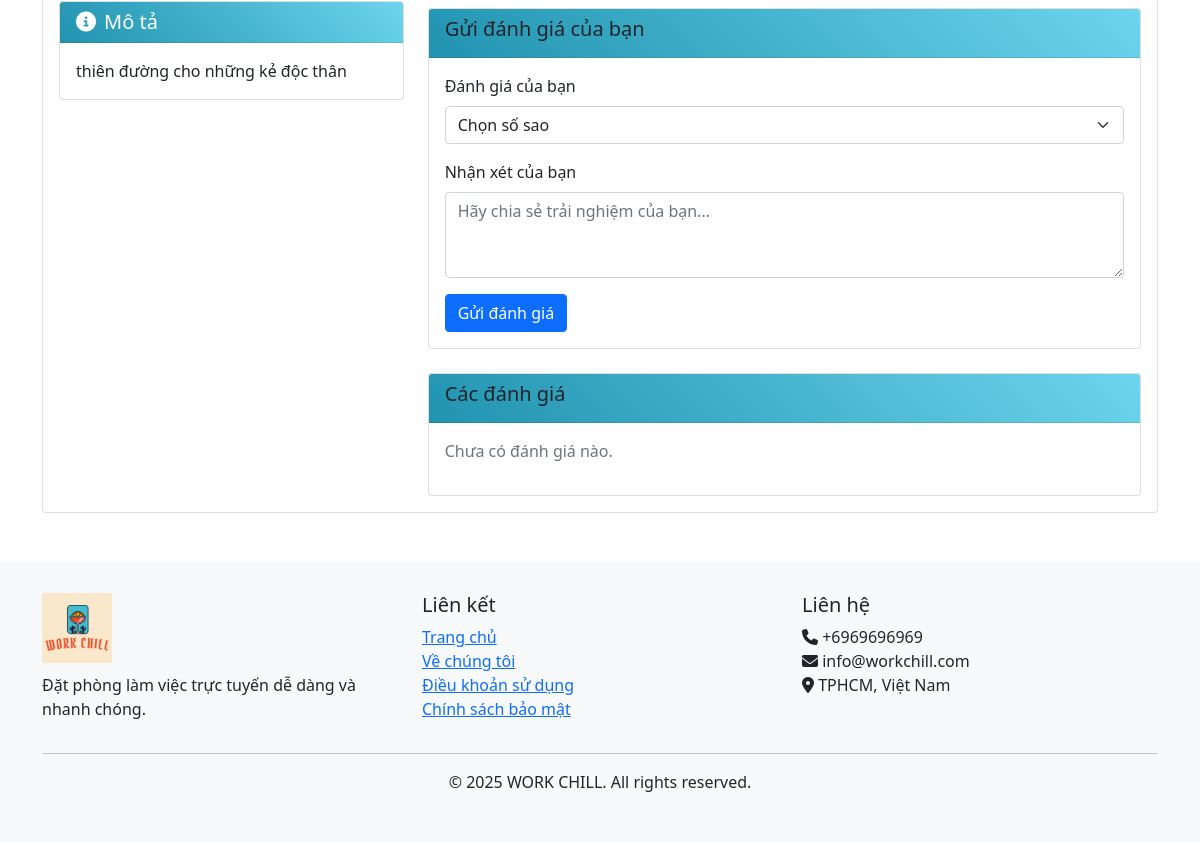
/pod/0a66613f-e859-4c0c-b740-e6e324bf74fa/ (lower part), run on an earlier commit of the app's database.
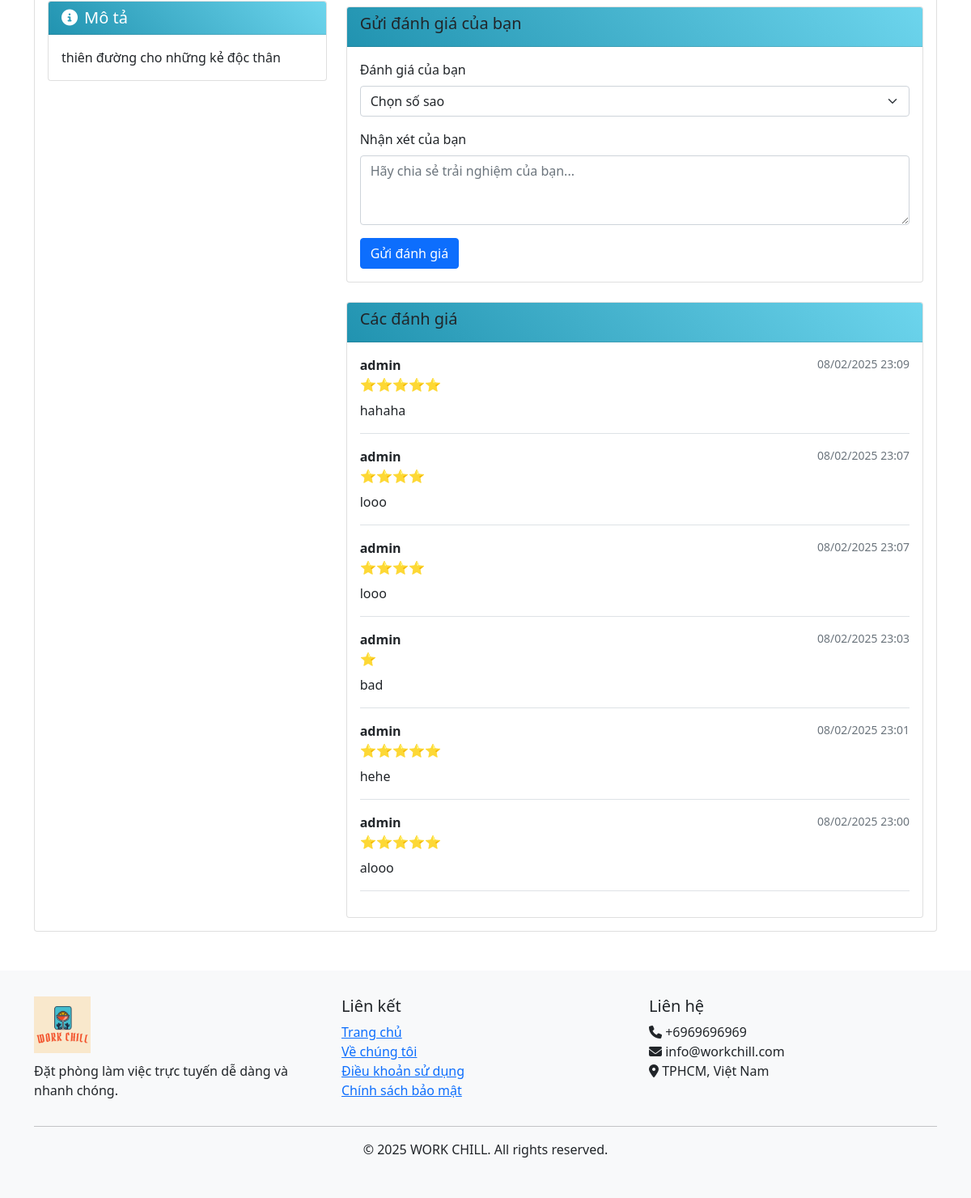
And on a later commit of the database.
### home/models.py (models this page shows, shortened)
class BaseModel(models.Model):
    uid = models.UUIDField(default=uuid.uuid4   , editable=False , primary_key=True)
    created_at = models.DateTimeField(auto_now_add=True)
    updated_at = models.DateTimeField(auto_now=True)
    class Meta:
        abstract = True
        ordering=['uid']

class Pod(BaseModel):
    pod_name = models.CharField(max_length=100)
    pod_price = models.IntegerField()
    description = models.TextField()
    amenities = models.ManyToManyField(Amenities)
    room_count = models.IntegerField(default=10)

class Feedback(models.Model):
    id = models.AutoField(primary_key=True)
    user = models.ForeignKey(User, on_delete=models.CASCADE, verbose_name='Người dùng')
    pod = models.ForeignKey('Pod', on_delete=models.CASCADE, verbose_name='Phòng')
    rating = models.IntegerField(choices=[(i, f'{i} sao') for i in range(1, 6)], verbose_name='Đánh giá')
    comment = models.TextField(verbose_name='Nhận xét')
    created_at = models.DateTimeField(auto_now_add=True, verbose_name='Thời gian tạo')
    class Meta:
        verbose_name = 'Feedback'
        verbose_name_plural = 'Feedbacks'
        ordering = ['-created_at']

### home/views.py (the view)
# urls.py: path('pod/<uid>/', get_pod, name='get_pod'),
def get_pod(request, uid):
    try:
        pod = Pod.objects.get(uid=uid)
        today = date.today().strftime('%Y-%m-%d')
        if request.method == 'POST':
            hours = int(request.POST.get('hours', 1))
        else:
            hours = int(request.GET.get('hours', 1))
        total_amount = pod.pod_price * hours
        context = {
            'pod': pod,
            'today': today,
            'available_rooms': pod.room_count,
            'total_amount': total_amount,
            'hours': hours
        }
        return render(request, 'home/pod.html', context)
    except Pod.DoesNotExist:
        messages.error(request, 'Không tìm thấy khách sạn')
        return redirect('index')

### templates/home/pod.html (shortened to what this page needs)
{% extends 'home/base.html' %}
{% load humanize %}
{% block content %}
<div class="container mt-4">
  <div class="card">
    <div class="card-body">
      <div class="row">
        <div class="col-md-4">
          <div class="card mt-3">
            <div class="card-header bg-info text-white">
              <h5 class="card-title mb-0">
                <i class="fas fa-info-circle me-2"></i>Mô tả
              </h5>
            </div>
            <div class="card-body">
              <p class="card-text">{{ pod.description }}</p>
            </div>
          </div>
        </div>
        <div class="col-md-8">
          <div class="card mt-4">
            <div class="card-header">
                <h5>Gửi đánh giá của bạn</h5>
            </div>
            <div class="card-body">
                <form method="POST" action="{% url 'add_feedback' pod.uid %}">
                    <div class="mb-3">
                        <label for="rating" class="form-label">Đánh giá của bạn</label>
                        <select class="form-select" name="rating" id="rating" required>
                            <option value="">Chọn số sao</option>
                        </select>
                    </div>
                    <div class="mb-3">
                        <label for="comment" class="form-label">Nhận xét của bạn</label>
                        <textarea class="form-control" name="comment" id="comment" rows="3" required
                                  placeholder="Hãy chia sẻ trải nghiệm của bạn..."></textarea>
                    </div>
                    <button type="submit" class="btn btn-primary">Gửi đánh giá</button>
                </form>
            </div>
          </div>
          <div class="card mt-4">
            <div class="card-header">
                <h5>Các đánh giá</h5>
            </div>
            <div class="card-body">
                {% for feedback in pod.feedback_set.all %}
                <div class="feedback-item mb-3 border-bottom pb-3">
                    <div class="d-flex justify-content-between">
                        <div>
                            <strong>{{ feedback.user.username }}</strong>
                            <div class="text-warning">
                                {% for i in ""|ljust:feedback.rating %}⭐{% endfor %}
                            </div>
                        </div>
                        <small class="text-muted">{{ feedback.created_at|date:"d/m/Y H:i" }}</small>
                    </div>
                    <p class="mt-2 mb-0">{{ feedback.comment }}</p>
                </div>
                {% empty %}
                <p class="text-muted">Chưa có đánh giá nào.</p>
                {% endfor %}
            </div>
          </div>
        </div>
      </div>
    </div>
  </div>
</div>
{% endblock %}

### templates/home/base.html (shortened to what this page needs)
{% load static %}
<!DOCTYPE html>
<html lang="vi">
  <head>
    <link
      href="https://cdn.jsdelivr.net/npm/bootstrap@5.1.3/dist/css/bootstrap.min.css"
      rel="stylesheet"
    />
    <link
      rel="stylesheet"
      href="https://cdnjs.cloudflare.com/ajax/libs/font-awesome/6.5.1/css/all.min.css"
    />
    <link
      href="https://cdn.jsdelivr.net/npm/select2@4.1.0-rc.0/dist/css/select2.min.css"
      rel="stylesheet"
    />
  </head>
  <body>
    {% block content %}{% endblock content %}
    <footer class="footer">
      <div class="container">
        <div class="row">
          <div class="col-md-4">
            <div class="footer-logo">
              <img src="{% static 'images/logo.png' %}" alt="WORK CHILL Logo">
            </div>
            <p>Đặt phòng làm việc trực tuyến dễ dàng và nhanh chóng.</p>
          </div>
          <div class="col-md-4">
            <h5>Liên kết</h5>
            <ul class="list-unstyled">
              <li><a href="{% url 'index' %}">Trang chủ</a></li>
              <li><a href="#">Về chúng tôi</a></li>
              <li><a href="#">Điều khoản sử dụng</a></li>
              <li><a href="#">Chính sách bảo mật</a></li>
            </ul>
          </div>
          <div class="col-md-4">
            <h5>Liên hệ</h5>
            <ul class="list-unstyled">
              <li><i class="fas fa-phone"></i> +6969696969</li>
              <li><i class="fas fa-envelope"></i> info@workchill.com</li>
              <li><i class="fas fa-map-marker-alt"></i> TPHCM, Việt Nam</li>
            </ul>
          </div>
        </div>
        <hr />
        <div class="text-center">
          <p>&copy; 2025 WORK CHILL. All rights reserved.</p>
        </div>
      </div>
    </footer>
  </body>
</html>

### templates/home/base.html (style rules this page uses)
.footer { margin-top: 3rem; padding: 2rem 0; background-color: #f8f9fa; }
.footer-logo img { height: 70px; width: auto; margin-bottom: 10px; }

### templates/home/pod.html (style rules this page uses)
.card-header { background: linear-gradient(45deg, #2193b0, #6dd5ed); }

What changed in the data, as far as the page shows it:
added Feedback: user.username "admin", rating 5 (drawn), created_at "08/02/2025 23:09", comment "hahaha"
added Feedback: user.username "admin", rating 4 (drawn), created_at "08/02/2025 23:07", comment "looo"
added Feedback: user.username "admin", rating 4 (drawn), created_at "08/02/2025 23:07", comment "looo"
added Feedback: user.username "admin", rating 1 (drawn), created_at "08/02/2025 23:03", comment "bad"
added Feedback: user.username "admin", rating 5 (drawn), created_at "08/02/2025 23:01", comment "hehe"
added Feedback: user.username "admin", rating 5 (drawn), created_at "08/02/2025 23:00", comment "alooo"
Also different on the page:
text no longer shown: "Chưa có đánh giá nào."
